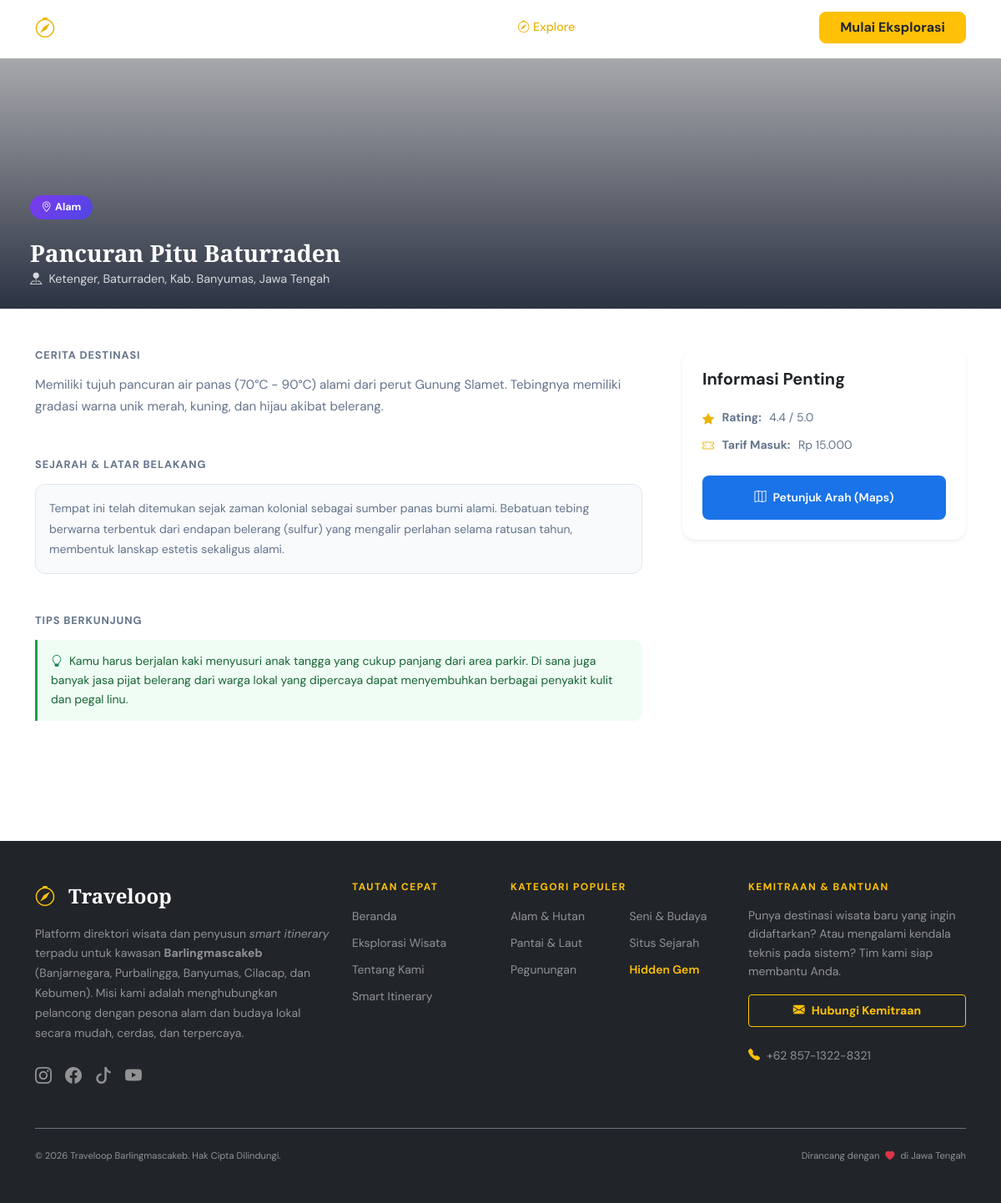
The app's page /detail.php?id=4 with its own data.
### tables this page shows
CREATE TABLE `destinasi` (
  `id` int(11) NOT NULL,
  `nama` varchar(100) NOT NULL,
  `kategori` varchar(50) NOT NULL,
  `alamat` text NOT NULL,
  `rating` decimal(3,1) DEFAULT 0.0,
  `deskripsi` text NOT NULL,
  `foto_url` longtext DEFAULT NULL,
  `maps_url` varchar(255) DEFAULT NULL,
  `kontak` varchar(50) DEFAULT NULL,
  `tarif` varchar(100) DEFAULT NULL,
  `history` text DEFAULT NULL,
  `tips` text DEFAULT NULL,
  `created_at` timestamp NOT NULL DEFAULT current_timestamp()
);

### detail.php (the view, shortened to what this page needs)
<?php
require_once 'includes/header.php';
$id = isset($_GET['id']) ? (int)$_GET['id'] : 0;
$query = mysqli_query($koneksi, "SELECT * FROM destinasi WHERE id = $id");
$row = mysqli_fetch_assoc($query);
$foto = !empty($row['foto_url']) ? $row['foto_url'] : 'https://placehold.co/1200x600/e2e8f0/64748b?text=Wisata+Traveloop';
?>
<div class="detail-hero" style="background-image: url('<?= $foto ?>'); margin-top: 70px;">
    <div class="detail-hero-overlay"></div>
    <div class="container detail-hero-content">
        <span class="gem-badge-detail mb-3 d-inline-block"><i class="bi bi-geo-alt me-1"></i><?= htmlspecialchars($row['kategori']) ?></span>
        <h1 class="detail-title"><?= htmlspecialchars($row['nama']) ?></h1>
        <p class="detail-addr"><i class="bi bi-pin-map-fill me-2"></i><?= htmlspecialchars($row['alamat']) ?></p>
    </div>
</div>
<div class="container py-5">
    <div class="row g-5">
        <div class="col-lg-8">
            <h4 class="detail-section-title mb-3">Cerita Destinasi</h4>
            <p class="detail-desc mb-5">
                <?= isset($row['deskripsi']) ? nl2br(htmlspecialchars($row['deskripsi'])) : 'Deskripsi belum tersedia untuk destinasi ini.' ?>
            </p>
            <?php if(!empty($row['history'])): ?>
            <h4 class="detail-section-title mb-3">Sejarah & Latar Belakang</h4>
            <div class="detail-history mb-5">
                <p class="history-text"><?= nl2br(htmlspecialchars($row['history'])) ?></p>
            </div>
            <?php endif; ?>
            <?php if(!empty($row['tips'])): ?>
            <h4 class="detail-section-title mb-3">Tips Berkunjung</h4>
            <div class="detail-tips mb-5">
                <p class="tips-text"><i class="bi bi-lightbulb me-2 text-success"></i><?= htmlspecialchars($row['tips']) ?></p>
            </div>
            <?php endif; ?>
        </div>
        <div class="col-lg-4">
            <div class="card border-0 shadow-sm rounded-4 p-4 sticky-lg-top" style="top: 100px;">
                <h5 class="fw-bold mb-4">Informasi Penting</h5>
                <div class="detail-info-grid">
                    <div class="detail-info-item">
                        <i class="bi bi-star-fill"></i>
                        <strong>Rating:</strong> <?= $row['rating'] ?> / 5.0
                    </div>
                    <?php if(!empty($row['tarif'])): ?>
                    <div class="detail-info-item">
                        <i class="bi bi-ticket-perforated"></i>
                        <strong>Tarif Masuk:</strong> <?= htmlspecialchars($row['tarif']) ?>
                    </div>
                    <?php endif; ?>
                </div>
                <a href="<?= !empty($row['maps_url']) ? $row['maps_url'] : '#' ?>" target="_blank" class="btn btn-gmaps w-100 mt-4 py-3 rounded-3">
                    <i class="bi bi-map me-2"></i>Petunjuk Arah (Maps)
                </a>
            </div>
        </div>
    </div>
</div>
<?php
require_once 'includes/footer.php';
?>

### assets/css/style.css (style rules this page uses)
:root { --accent: #eab308; --accent-dark: #ca8a04; --accent-soft: #fef9e7; --text: #0f172a; --text-muted: #64748b; --surface: #ffffff; --bg-soft: #f8fafc; --border: #e2e8f0; --shadow-sm: 0 2px 12px rgba(0,0,0,.06); --shadow-md: 0 8px 32px rgba(0,0,0,.10); --shadow-lg: 0 20px 60px rgba(0,0,0,.15); --radius-card: 16px; --radius-btn: 10px; --ff-display: 'Playfair Display', Georgia, serif; --ff-body: 'DM Sans', system-ui, sans-serif; --transition: .25s cubic-bezier(.4,0,.2,1); }
*, *::before, *::after { box-sizing: border-box; }
html { scroll-behavior: smooth; }
body { font-family: var(--ff-body); color: var(--text); background: var(--surface); -webkit-font-smoothing: antialiased; overflow-x: hidden; }
a { text-decoration: none; color: inherit; }
.detail-hero { height: 300px; background-size: cover; background-position: center; position: relative; }
.detail-hero-overlay { position: absolute; inset: 0; background: linear-gradient(to top, rgba(15,23,42,.85) 0%, rgba(15,23,42,.2) 100%); }
.detail-hero-content { position: absolute; bottom: 1.5rem; left: 1.5rem; color: #fff; }
.detail-title { font-family: var(--ff-display); font-size: 1.75rem; font-weight: 700; color: #fff; margin: .5rem 0 .25rem; }
.detail-addr { font-size: .9rem; color: rgba(255,255,255,.8); margin: 0; }
.detail-desc { font-size: .95rem; color: var(--text-muted); line-height: 1.7; }
.detail-info-grid { display: flex; flex-direction: column; gap: .6rem; }
.detail-info-item { display: flex; align-items: flex-start; gap: .6rem; font-size: .875rem; color: var(--text-muted); }
.detail-info-item i { color: var(--accent); margin-top: 2px; flex-shrink: 0; }
.btn-gmaps { background: #1a73e8; color: #fff; border: none; border-radius: 10px; padding: .6rem 1.25rem; font-weight: 600; font-size: .875rem; transition: all var(--transition); }
.gem-badge-detail { display: inline-flex; align-items: center; gap: .3rem; background: linear-gradient(135deg,#7c3aed,#4f46e5); color: #fff; padding: .3rem .85rem; border-radius: 20px; font-size: .78rem; font-weight: 700; }
.detail-section-title { font-size: .8rem; font-weight: 700; letter-spacing: .07em; text-transform: uppercase; color: var(--text-muted); margin-bottom: .6rem; }
.detail-tips { background: #f0fdf4; border-left: 3px solid #16a34a; border-radius: 0 10px 10px 0; padding: .85rem 1rem; }
.tips-text { font-size: .875rem; color: #166534; margin: 0; line-height: 1.65; }
.detail-history { background: var(--bg-soft); border-radius: 12px; padding: 1rem; border: 1px solid var(--border); }
.history-text { font-size: .875rem; color: var(--text-muted); margin: 0; line-height: 1.75; }
.place-card-img, .detail-hero { -webkit-user-drag: none; }

### records on screen
destinasi: kategori "Alam", nama "Pancuran Pitu Baturraden", alamat "Ketenger, Baturraden, Kab. Banyumas, Jawa Tengah", deskripsi "Memiliki tujuh pancuran air panas (70°C - 90°C) alami dari perut Gunung Slamet. Tebingnya memiliki gradasi warna unik merah, kuning, dan hijau akibat belerang.", history "Tempat ini telah ditemukan sejak zaman kolonial sebagai sumber panas bumi alami. Bebatuan tebing berwarna terbentuk dari endapan belerang (sulfur) yang mengalir perlahan selama ratusan tahun, membentuk lanskap estetis sekaligus alami.", tips "Kamu harus berjalan kaki menyusuri anak tangga yang cukup panjang dari area parkir. Di sana juga banyak jasa pijat belerang dari warga lokal yang dipercaya dapat menyembuhkan berbagai penyakit kulit dan pegal linu.", rating "4.4", tarif "Rp 15.000"
